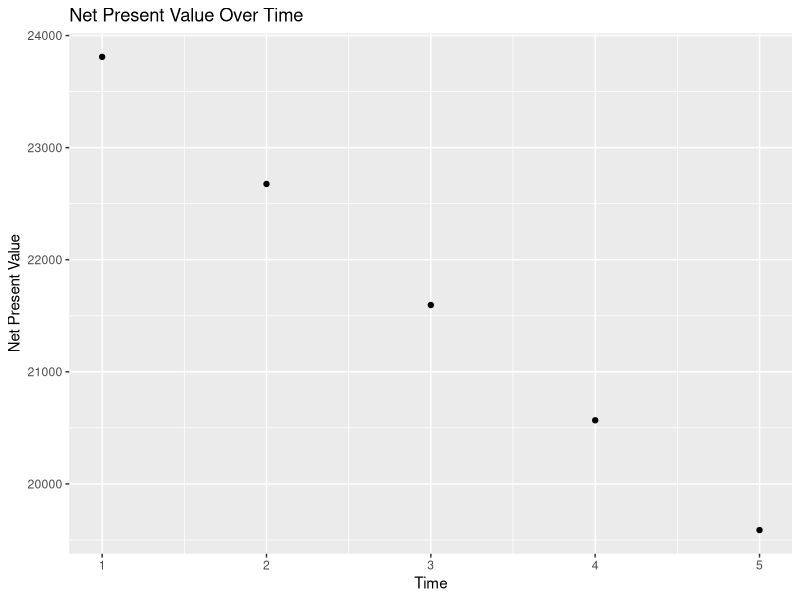

Generate this figure with R:
# Script: 25_evaluation_net_present_value.R
# Original: example_net_present_value.R
# Topic: Net present value calculations
# Section: Evaluation
# Developed by: Timothy Fraser, PhD
# example_net_present_value.R

# A script for learning how to calculate net present value

# Setup #####################################################
library(dplyr)
library(ggplot2)

# Net Present Value ###########################################

# Let's practice calculating net present value!

# Suppose our donut-delivery system is expected
# to cost us $5000 each year to produce,
# but deliver us $30000 in revenue.
# We operate this system for 10 years. 

# However, suppose we face a high inflation rate of 5%, 
# so our money now will be worth less in the future. 
# Let's calculate the Net Present Value for each year.

# Create a data frame,
t = tibble(
  time = 1:5,      # Time periods
  # supposing a fixed annual cost and return...
  benefit = 30000, # Annual benefits
  cost = 5000,     # Annual costs
  # Where the funds lose 5% in value each year...
  discount = 0.05  # Discount rate
)

t

# Calculate net revenue
t = t %>% 
  mutate(netrev = benefit - cost)
t


# Calculate net present value for each time
t = t %>% 
  mutate(npv = netrev / (1 + discount)^time)


t

## Visualizing NPV ######################################3

# View the results
t

# Plotting NPV over time
ggplot(t, aes(x = time, y = npv)) +       
  geom_point() +
  labs(x = "Time", y = "Net Present Value") +
  ggtitle("Net Present Value Over Time")

# Cleanup
rm(list= ls())
